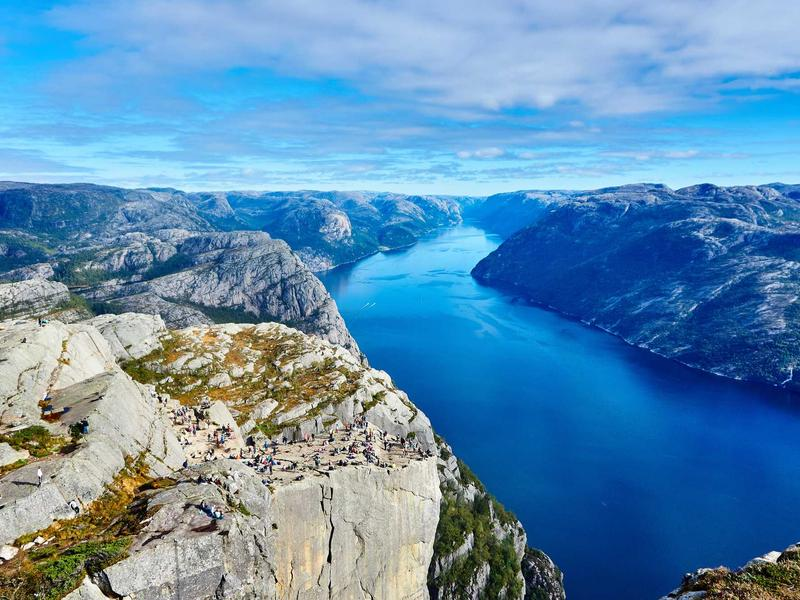
#> input picture data/clear/picsum_1015.jpg, 800 x 600 px
$ python make_figures.py   (older library calls are emulated)
#> lines starting #> are read from the running program, lines starting #| are printed output that depends on the picture
### src/synth.py
import cv2
import numpy as np


def make_depth(clear_bgr):
    """构造一个简单的相对深度图。

    上面远、下面近，再叠一点图像自身的纹理：纹理多的地方认为离镜头近。
    这不是真实的深度，只是用来合成雾图，方便做配对评价。
    """
    h, w = clear_bgr.shape[:2]
    gray = cv2.cvtColor(clear_bgr, cv2.COLOR_BGR2GRAY).astype(np.float32) / 255.0

    mean = cv2.boxFilter(gray, cv2.CV_32F, (15, 15), borderType=cv2.BORDER_REFLECT)
    mean2 = cv2.boxFilter(gray * gray, cv2.CV_32F, (15, 15), borderType=cv2.BORDER_REFLECT)
    std = np.sqrt(np.maximum(mean2 - mean * mean, 0))
    texture = np.clip(std / 0.15, 0, 1)

    yy = np.arange(h, dtype=np.float32)[:, None] / max(h - 1, 1)
    depth = 0.65 * (1 - yy) + 0.35 * (1 - texture)
    depth = cv2.GaussianBlur(depth, (0, 0), 9)
    depth = (depth - depth.min()) / (depth.max() - depth.min() + 1e-6)
    return (0.05 + 0.90 * depth).astype(np.float32)


def add_haze(clear_bgr, beta, seed, A=(0.86, 0.89, 0.92), noise=0.005):
    """按大气散射模型 I = J*t + A*(1-t) 合成雾图。

    beta 越大雾越重。A 按 BGR 顺序给出，即 A=(A_b, A_g, A_r)。
    返回值是 uint8 雾图、深度图和透射率。
    """
    rng = np.random.default_rng(seed)
    clear = clear_bgr.astype(np.float32) / 255.0
    depth = make_depth(clear_bgr)
    t = np.exp(-beta * depth).astype(np.float32)

    A = np.array(A, dtype=np.float32)
    hazy = clear * t[..., None] + A * (1 - t[..., None])
    hazy += rng.normal(0, noise, hazy.shape).astype(np.float32)
    hazy = np.clip(hazy, 0, 1)
    return (hazy * 255).round().astype(np.uint8), depth, t

### scripts/make_figures.py
import sys
from pathlib import Path

import cv2
import matplotlib

matplotlib.use("Agg")
import matplotlib.pyplot as plt  # noqa: E402
import numpy as np  # noqa: E402
from matplotlib import font_manager as fm  # noqa: E402

ROOT = Path(__file__).resolve().parents[1]
sys.path.insert(0, str(ROOT))

from src.dehaze import dehaze_image  # noqa: E402
from src.synth import add_haze, make_depth  # noqa: E402


def setup_font():
    candidates = [
        "/usr/share/fonts/opentype/noto/NotoSansCJK-Regular.ttc",
        "/usr/share/fonts/opentype/noto/NotoSerifCJK-Regular.ttc",
        "/usr/share/fonts/truetype/wqy/wqy-zenhei.ttc",
    ]
    for path in candidates:
        if Path(path).exists():
            fm.fontManager.addfont(path)
            name = fm.FontProperties(fname=path).get_name()
            plt.rcParams["font.family"] = name
            break
    else:
        plt.rcParams["font.sans-serif"] = ["SimHei", "Microsoft YaHei", "DejaVu Sans"]
    plt.rcParams["axes.unicode_minus"] = False


def read(path):
    img = cv2.imread(str(path))
    if img is None:
        raise SystemExit(f"读图失败: {path}")
    return img


def panel_image(img, mode):
    if mode == "color":
        return cv2.cvtColor(img, cv2.COLOR_BGR2RGB)
    return img


def grid(rows, titles, out_path, figsize, modes=None, ranges=None, row_labels=None,
         title_size=11, label_size=10):
    nrows = len(rows)
    ncols = len(rows[0])
    modes = modes or ["color"] * ncols
    ranges = ranges or [(None, None)] * ncols

    fig, axes = plt.subplots(nrows, ncols, figsize=figsize)
    axes = np.atleast_2d(axes)

    for r in range(nrows):
        for c in range(ncols):
            ax = axes[r, c]
            img = panel_image(rows[r][c], modes[c])
            vmin, vmax = ranges[c]
            if modes[c] == "color":
                ax.imshow(img)
            else:
                ax.imshow(img, cmap="gray", vmin=vmin, vmax=vmax)
            ax.axis("off")
            if r == 0:
                ax.set_title(titles[c], fontsize=title_size, pad=4)
            if c == 0 and row_labels:
                ax.text(
                    -0.03, 0.5, row_labels[r], transform=ax.transAxes,
                    ha="right", va="center", rotation=90, fontsize=label_size,
                )

    fig.subplots_adjust(wspace=0.02, hspace=0.02)
    fig.savefig(out_path, dpi=200, bbox_inches="tight", pad_inches=0.06)
    plt.close(fig)
    print(f"写入 {out_path}")


def main():
    setup_font()
    fig_dir = ROOT / "results" / "figures"
    fig_dir.mkdir(parents=True, exist_ok=True)

    # 图 1：一张图的深度图和三个雾档
    clear = read(ROOT / "data" / "clear" / "picsum_1015.jpg")
#> in read, img is the input picture: shape (600, 800, 3); mean B, G, R 177.7, 141.7, 94.5
    depth = make_depth(clear)
#> in make_depth, `mean2 = cv2.boxFilter(gray * gray, cv2.CV_32F, (15, 15), borderType=cv..`:
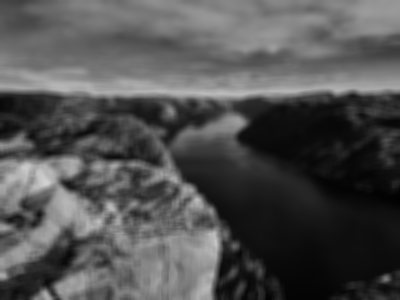
#> mean2: shape (600, 800) float32 (shown at 1/2 size); min 0.00845, max 0.831, mean 0.318
#> in make_depth, `std = np.sqrt(np.maximum(mean2 - mean * mean, 0))`:
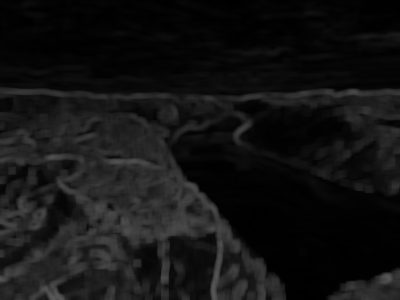
#> std: shape (600, 800) float32 (shown at 1/2 size); min 0, max 0.354, mean 0.0765
#> in make_depth, `texture = np.clip(std / 0.15, 0, 1)`:
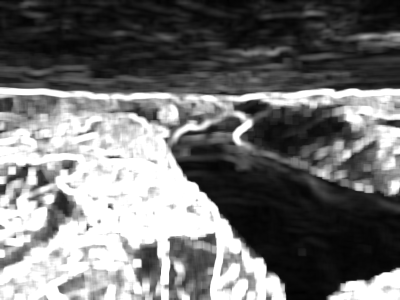
#> texture: shape (600, 800) float32 (shown at 1/2 size); min 0, max 1, mean 0.448
#> in make_depth, `depth = cv2.GaussianBlur(depth, (0, 0), 9)`:
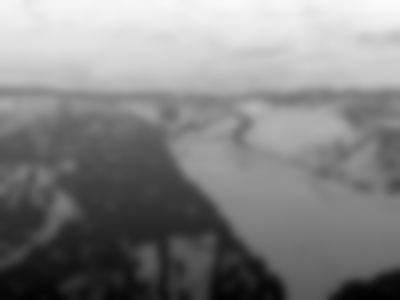
#> depth: shape (600, 800) float32 (shown at 1/2 size); min 0.00789, max 0.981, mean 0.518
    light, _, _ = add_haze(clear, beta=0.8, seed=2026 + 1015 + 8)
    medium, _, _ = add_haze(clear, beta=1.4, seed=2026 + 1015 + 14)
    heavy, _, _ = add_haze(clear, beta=2.0, seed=2026 + 1015 + 20)
#> call 3 of add_haze, with beta = 2, seed = 3061, A = (0.86, 0.89, 0.92), noise = 0.005
#> in add_haze (call 3), `t = np.exp(-beta * depth).astype(np.float32)`:
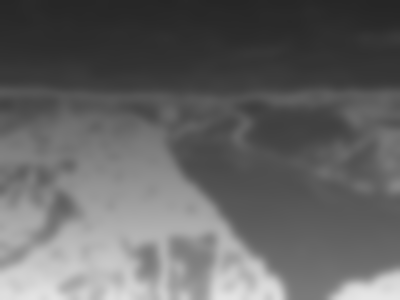
#> t: shape (600, 800) float32 (shown at 1/2 size); min 0.15, max 0.905, mean 0.396
#> in add_haze (call 3), `hazy = clear * t[..., None] + A * (1 - t[..., None])`:
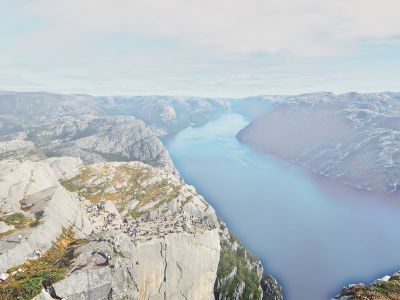
#> hazy: shape (600, 800, 3) float32 (shown at 1/2 size); mean B, G, R 0.762, 0.746, 0.713
    grid(
        [[clear, depth, light, medium, heavy]],
        ["清晰图", "构造深度图", "轻雾 β=0.8", "中雾 β=1.4", "重雾 β=2.0"],
        fig_dir / "fig_synthesis.png",
        figsize=(8.0, 1.9),
        modes=["color", "gray", "color", "color", "color"],
        ranges=[(None, None), (0.0, 1.0), (None, None), (None, None), (None, None)],
    )
#> in grid, `fig.savefig(out_path, dpi=200, bbox_inches="tight", pad_inches=0.06)`:
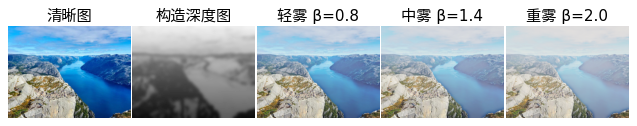
#> figure drawn by matplotlib, 5 panels

    # 图 2：测试集的合成图对比（中雾）
    test_ids = [1036, 1051, 49, 85]
    labels = ["雪景", "湖面", "白墙", "农田"]
    rows = []
    for image_id in test_ids:
        clear = read(ROOT / "data" / "clear" / f"picsum_{image_id}.jpg")
        hazy, _, _ = add_haze(clear, beta=1.4, seed=2026 + image_id + 14)
        base, _ = dehaze_image(hazy, method="baseline")
        imp, _ = dehaze_image(hazy, method="improved")
        rows.append([clear, hazy, base, imp])
    grid(
        rows,
        ["清晰图", "雾图", "基线", "改进"],
        fig_dir / "fig_synthetic.png",
        figsize=(7.2, 5.8),
        row_labels=labels,
    )

    # 图 3：真实雾图对比
    real_names = ["forest1", "tiananmen1", "mountain", "IMG_8766"]
    real_labels = ["森林", "天安门", "山景", "城市"]
    rows = []
    for name in real_names:
        hazy = read(ROOT / "data" / "real" / f"{name}.{'png' if name in ('tiananmen1', 'mountain') else 'jpg'}")
        base, _ = dehaze_image(hazy, method="baseline")
        imp, _ = dehaze_image(hazy, method="improved")
        rows.append([hazy, base, imp])
    grid(
        rows,
        ["雾图", "基线", "改进"],
        fig_dir / "fig_real.png",
        figsize=(6.8, 6.4),
        row_labels=real_labels,
    )

    # 图 4：中间量（暗通道、透射率、天空掩膜）
    clear = read(ROOT / "data" / "clear" / "picsum_49.jpg")
    hazy, _, _ = add_haze(clear, beta=1.4, seed=2026 + 49 + 14)
    _, info = dehaze_image(hazy, method="improved")
    dark = info["dark"]
    dark_max = max(float(dark.max()), 1e-6)
    grid(
        [[hazy, dark, info["t_raw"], info["t"], info["soft"]]],
        ["雾图", "暗通道", "原始透射率", "细化后透射率", "天空软掩膜"],
        fig_dir / "fig_transmission.png",
        figsize=(8.0, 1.9),
        modes=["color", "gray", "gray", "gray", "gray"],
        ranges=[(None, None), (0.0, dark_max), (0.0, 1.0), (0.0, 1.0), (0.0, 1.0)],
    )

    # 图 5：失败案例（天安门，白色城墙+暖色天空）
    hazy = read(ROOT / "data" / "real" / "tiananmen1.png")
    base, _ = dehaze_image(hazy, method="baseline")
    imp, _ = dehaze_image(hazy, method="improved")
    grid(
        [[hazy, base, imp]],
        ["雾图", "基线", "改进"],
        fig_dir / "fig_failure.png",
        figsize=(6.8, 2.2),
    )


if __name__ == "__main__":
#> (the run stopped early here; a loop or call above may not have finished)

$ run again, with data/clear/picsum_1016.jpg copied over data/clear/picsum_1015.jpg
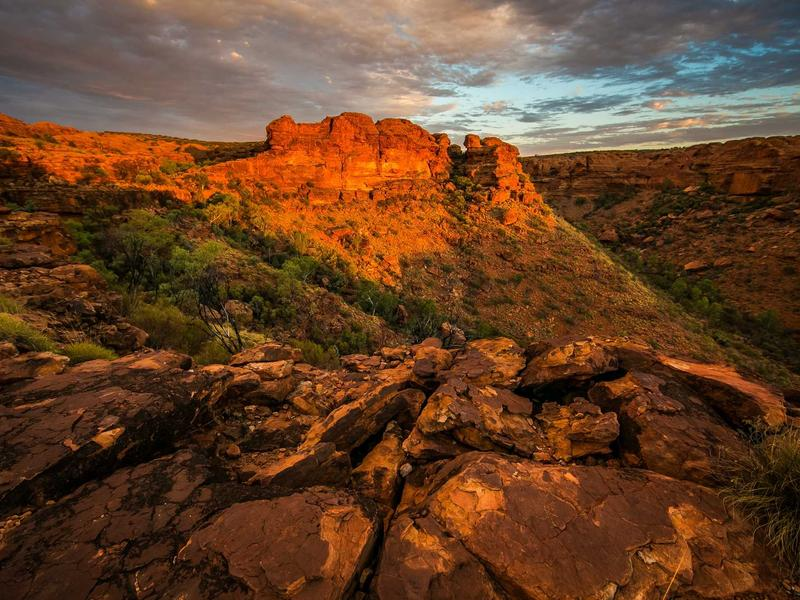
#> input picture data/clear/picsum_1016.jpg, 800 x 600 px
#> in read, img is the input picture: shape (600, 800, 3); mean B, G, R 41.1, 66.6, 102.4
#> in add_haze (call 3), `t = np.exp(-beta * depth).astype(np.float32)`:
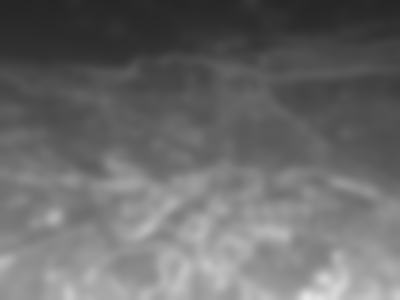
#> t: shape (600, 800) float32 (shown at 1/2 size); min 0.15, max 0.905, mean 0.418
#> in add_haze (call 3), `hazy = clear * t[..., None] + A * (1 - t[..., None])`:
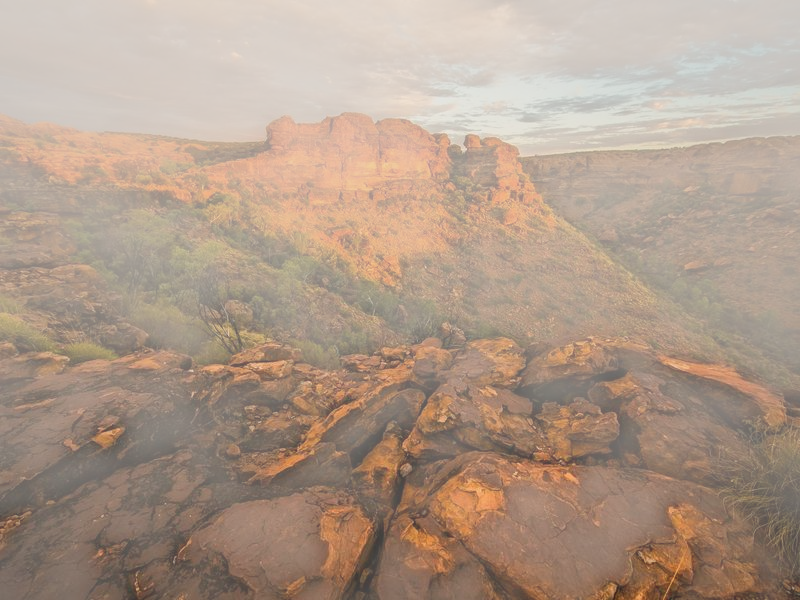
#> hazy: shape (600, 800, 3) float32; mean B, G, R 0.551, 0.613, 0.694

$ run again, with data/clear/picsum_1019.jpg copied over data/clear/picsum_1015.jpg
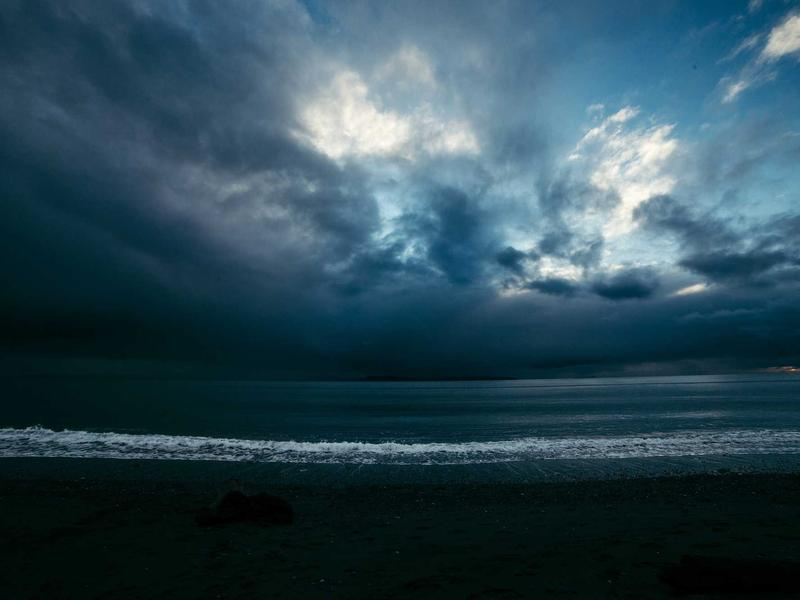
#> input picture data/clear/picsum_1019.jpg, 800 x 600 px
#> in read, img is the input picture: shape (600, 800, 3); mean B, G, R 86.1, 73.5, 45.4
#> in add_haze (call 3), `t = np.exp(-beta * depth).astype(np.float32)`:
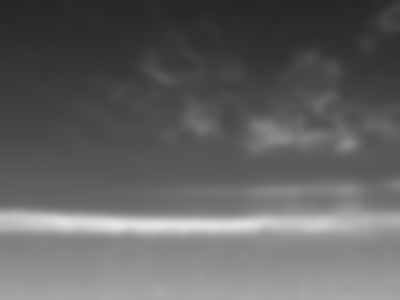
#> t: shape (600, 800) float32 (shown at 1/2 size); min 0.15, max 0.905, mean 0.388
#> in add_haze (call 3), `hazy = clear * t[..., None] + A * (1 - t[..., None])`:
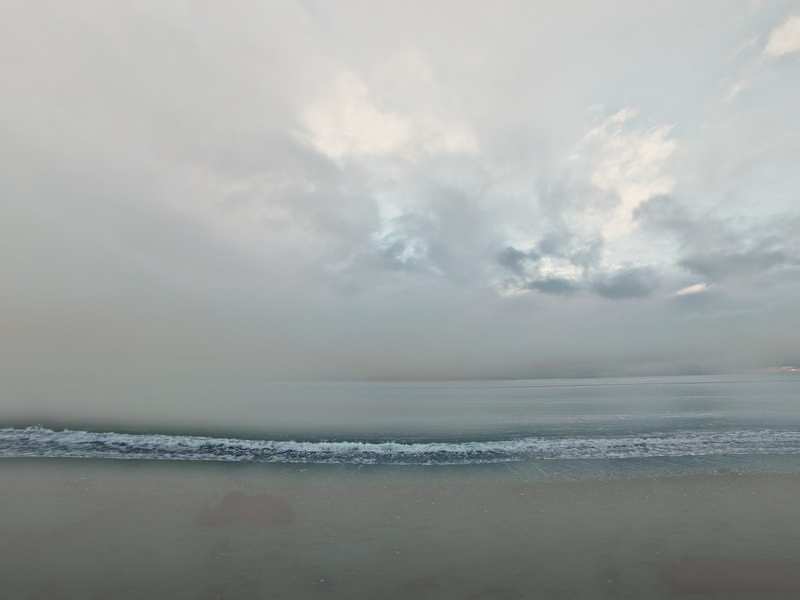
#> hazy: shape (600, 800, 3) float32; mean B, G, R 0.634, 0.638, 0.618
